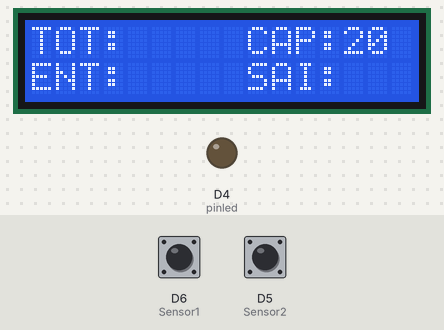
Bench run of a sketch on a simulated ESP8266 (NodeMCU). Shown: 16×2 character LCD, output pins drawn as LEDs (lit = HIGH). Inputs (shaded band) come from the test bench; at power-on: D6 (Sensor1) HIGH, D5 (Sensor2) HIGH. WiFi joins after 1.5 s; servers stay silent unless stated; what the sketch prints to the serial monitor is not drawn.

Above: at 2.8 s.
2.9 s: D6 (Sensor1) driven LOW
4.9 s: D6 (Sensor1) driven HIGH
At 6.1 s:
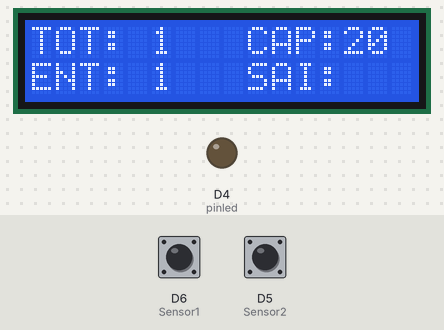
6.4 s: D5 (Sensor2) driven LOW
8.4 s: D5 (Sensor2) driven HIGH
At 8.8 s:
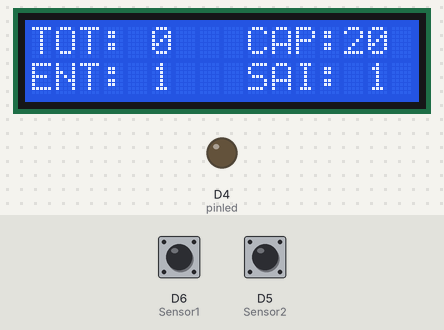
9.9 s: D6 (Sensor1) pulsed LOW 5 times (0.12 s each, 0.3 s apart)
At 12.2 s:
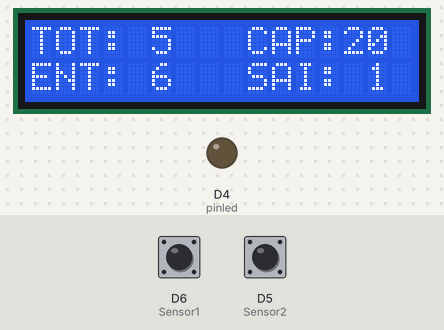
Timing chart, 0 to 11.5 s (numbered marks = the images above; inputs shaded):
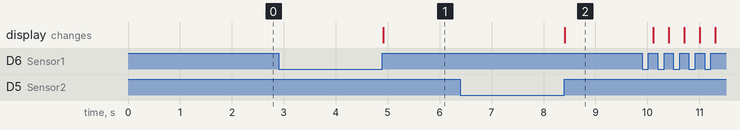

The sketch:

Contadordepessoas.ino
```cpp
//BIBLIOTECAS
#include <ESP8266WiFi.h>
#include <WiFiClient.h>
#include <ESP8266WebServer.h>
#include <ESP8266mDNS.h>
#include <LiquidCrystal.h>
#include <Wire.h>
#include <LiquidCrystal_I2C.h>
//Atribuição de botões
#define Sensor1 D6
#define Sensor2 D5
#define pinled D4

//VARIAVEIS Do SENSOR
//Variavel que registra o estado do sensor entrada
int valorent = 0;
// Variavel que registra o estado do sensor de saida
int valorsai = 0;
// Variavel que registra a quantidade de visitantes que entraram
int sensorent = 0;
// Variavel que registra a quantidade de visitantes que sairam
int sensorsai = 0;
// Variavel que registra a quantidade de pessoas na sala
int totalsala = 0;
// Variavel que registra a quantidade anterior de pessoas na sala
int totalanterior = 0;

//VARIAVEIS DO DISPLAY
int lcdColumns = 16;
int lcdRows = 2;

//CONEXÃO ASP - DISPLAY I2C
LiquidCrystal_I2C lcd(0x27, lcdColumns, lcdRows);

//VARIAVEIS CONEXÃO ESP - HTML

const char* ssid = "NET_05135C";
const char* password = "1294781921";

//CONEXÃO PORTA
ESP8266WebServer server(80);

//VARIAVEL QUE LIGA A LUZ DO ESP
const int led = 2;

//FUNÇÃO COM RESPOSTA HTML
void paginahtmlon() {
  digitalWrite(led, 1);

  String page =
  "<html>"
  "<script>function autoRefresh(){window.location = window.location.href;}setInterval('autoRefresh()',4000);</script>"
  "<title>Sistema de Contagem</title></head>"
  "<style>"
  "h2{font-family: Arial, font-size: 25px;color: whitesmoke;line-height: 400%}"
  "h1{font-size: 50px;color: whitesmoke;margin: 30px;text-align: center;}"
  "body {background-image: url(https://nova-escola-producao.s3.amazonaws.com/EBUupJuWp5ttKkmKf5PZXN2rdxsMJ376JtzZaTE7MQRdbWVNrt5CsVgFGaDK/gettyimages-663622960.jpg);background-repeat: no repeat;background-size: center;background-position: rigth center;}"
  "<meta http-equiv=""refresh" "content=""2"">"
  "</style>""<body>"
  "<h1>Sistema de Contagem</h1>";

  String page2 ="<h2>Entrada de pessoas: ";

  String page3 ="</h2><h2>Saida de Pessoas: ";

 String page4 = "<h2>Total de Pessoas no Ambiente: ";

 String page5 = "</h2><h2>Capacidade Maxima de Pessoas: 20</h2>"
  "</body>"
  "</html>";


  server.send(200, "text/html", page + page2+ sensorent + page3 + sensorsai + page4 + totalsala + page5);
  digitalWrite(led, 0);


}

void paginahtmloff(){
  digitalWrite(led, 1);
  String message = "File Not Found\n\n";
  message += "URI: ";
  message += server.uri();
  message += "\nMethod: ";
  message += (server.method() == HTTP_GET)?"GET":"POST";
  message += "\nArguments: ";
  message += server.args();
  message += "\n";
  for (uint8_t i=0; i<server.args(); i++){
    message += " " + server.argName(i) + ": " + server.arg(i) + "\n";
  }
  server.send(404, "text/plain", message);
  digitalWrite(led, 0);
}

void setup(void){
  //CONEXÃO DISPLAY

 pinMode(Sensor1,INPUT);
 pinMode(Sensor2,INPUT);
 pinMode(pinled,OUTPUT);

    Serial.begin(115200);

  lcd.init();
  lcd.backlight();
  lcd.setCursor(0, 0);
  lcd.begin(16, 2);
  lcd.setCursor(0,0);
  lcd.print("TOT: ");
  lcd.setCursor(9,0);
  lcd.print("CAP:20 ");
  lcd.setCursor(0,1);
  lcd.print("ENT: ");
  lcd.setCursor(9,1);
  lcd.print("SAI: ");

  //CONEXÃO WIFI
  pinMode(led, OUTPUT);
  digitalWrite(led, 0);
  Serial.begin(115200);
  WiFi.mode(WIFI_STA);
  WiFi.begin(ssid, password);
  Serial.println("");
  while (WiFi.status() != WL_CONNECTED) {
    delay(500);
    Serial.print(".");
  }
  //IMPRESSÃO MONITOR SERIAL SERVER
  Serial.println("");
  Serial.print("Conectado a rede: ");
  Serial.println(ssid);
  Serial.print("Endereço de IP: ");
  Serial.println(WiFi.localIP());

  if (MDNS.begin("esp8266")) {
    Serial.println("MDNS responder started");
  }

 //CHAMADA DA PAGINA HTML
  server.on("/contador", paginahtmlon);
  server.onNotFound(paginahtmloff);
  server.begin();
  Serial.println("HTTP server started");

}
  void loop(){
  server.handleClient();

   // Seta a variavel valorirent com o status do sensor de entrada
  valorent = digitalRead(Sensor1);
  // Seta a variavel valorirsai com o status do sensor de saida
  valorsai = digitalRead(Sensor2);
  // Mostra as informacoes dos sensores no serial monitor
  Serial.print("entrada : ");
  Serial.print(sensorent);
  Serial.print(" saida : ");
  Serial.println(sensorsai);
  // Verifica se o estado do sensor de entrada foi alterado
  if(valorent!=1)
  {
    // Incrementa o valor do contador de entrada em 1 unidade
    sensorent=sensorent+1;
    // Verifica se a pessoa/objeto para em frente ao sensor
    while(digitalRead(Sensor1)!=1)
      {
        delay(100);
        Serial.println("Sensor de entrada parado !");
      }
    // Atualiza no LCD o valor do contador de entrada
    lcd.setCursor(5,1);
    lcd.print(sensorent);
    // Atualiza no LCD o valor total de visitantes
    lcd.setCursor(5,0);
    lcd.print(sensorent);
  }
  // Verifica se o estado do sensor de saida foi alterado
  if(valorsai!=1)
  {
    // Incrementa o valor do contador de saida em 1 unidade
    sensorsai=sensorsai+1;
    // Verifica se a pessoa/objeto para em frente ao sensor
    while(digitalRead(Sensor2)!=1)
      {
       delay(100);
       Serial.println("Sensor de saida parado !");
      }
    // Atualiza no LCD o valor do contador de saida
    lcd.setCursor(14,1);
    lcd.print(sensorsai);
  }
  // Calcula o numero de visitantes na sala
  totalsala=sensorent-sensorsai;
    if (totalsala != totalanterior)
  {
    lcd.setCursor(5,0);
    lcd.print("  ");
    lcd.setCursor(5,0);
    lcd.print(totalsala);
  }
    totalanterior = totalsala;

if (totalsala >= 20){

   digitalWrite(pinled,HIGH);

}
if(totalsala <= 20){

  digitalWrite(pinled,LOW);

}
}
```

Measured:
- after the input at 4.9 s, the display: changes at once (image 1)
- after the input at 8.4 s, the display: changes at once (image 2)
